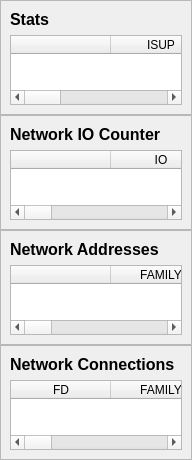
                <widget class="QWidget" name="scrollAreaWidgetContents">
                 <property name="geometry">
                  <rect>
                   <x>0</x>
                   <y>0</y>
                   <width>192</width>
                   <height>448</height>
                  </rect>
                 </property>
                 <layout class="QVBoxLayout" name="verticalLayout_13">
                  <property name="spacing">
                   <number>0</number>
                  </property>
                  <property name="leftMargin">
                   <number>0</number>
                  </property>
                  <property name="topMargin">
                   <number>0</number>
                  </property>
                  <property name="rightMargin">
                   <number>0</number>
                  </property>
                  <property name="bottomMargin">
                   <number>0</number>
                  </property>
                  <item>
                   <widget class="QFrame" name="frame_5">
                    <property name="frameShape">
                     <enum>QFrame::StyledPanel</enum>
                    </property>
                    <property name="frameShadow">
                     <enum>QFrame::Raised</enum>
                    </property>
                    <layout class="QVBoxLayout" name="verticalLayout_14">
                     <item>
                      <widget class="QLabel" name="label_58">
                       <property name="font">
                        <font>
                         <pointsize>12</pointsize>
                         <weight>75</weight>
                         <bold>true</bold>
                        </font>
                       </property>
                       <property name="text">
                        <string>Stats</string>
                       </property>
                      </widget>
                     </item>
                     <item>
                      <widget class="QTableWidget" name="tableWidget_4">
                       <column>
                        <property name="text">
                         <string/>
                        </property>
                       </column>
                       <column>
                        <property name="text">
                         <string>ISUP</string>
                        </property>
                       </column>
                       <column>
                        <property name="text">
                         <string>Duplex</string>
                        </property>
                       </column>
                       <column>
                        <property name="text">
                         <string>MTU</string>
                        </property>
                       </column>
                      </widget>
                     </item>
                    </layout>
                   </widget>
                  </item>
                  <item>
                   <widget class="QFrame" name="frame_12">
                    <property name="frameShape">
                     <enum>QFrame::StyledPanel</enum>
                    </property>
                    <property name="frameShadow">
                     <enum>QFrame::Raised</enum>
                    </property>
                    <layout class="QVBoxLayout" name="verticalLayout_15">
                     <item>
                      <widget class="QLabel" name="label_59">
                       <property name="font">
                        <font>
                         <pointsize>12</pointsize>
                         <weight>75</weight>
                         <bold>true</bold>
                        </font>
                       </property>
                       <property name="text">
                        <string>Network IO Counter</string>
                       </property>
                      </widget>
                     </item>
                     <item>
                      <widget class="QTableWidget" name="tableWidget_5">
                       <column>
                        <property name="text">
                         <string/>
                        </property>
                       </column>
                       <column>
                        <property name="text">
                         <string>IO</string>
                        </property>
                       </column>
                       <column>
                        <property name="text">
                         <string>BYTES SENT</string>
                        </property>
                       </column>
                       <column>
                        <property name="text">
                         <string>BYTES RECEIVED</string>
                        </property>
                       </column>
                       <column>
                        <property name="text">
                         <string>PACKETS SENT</string>
                        </property>
                       </column>
                       <column>
                        <property name="text">
                         <string>PACKETS RECEIVED</string>
                        </property>
                       </column>
                       <column>
                        <property name="text">
                         <string>ERR IN</string>
                        </property>
                       </column>
                       <column>
                        <property name="text">
                         <string>ERR OUT</string>
                        </property>
                       </column>
                       <column>
                        <property name="text">
                         <string>DROP OUT</string>
                        </property>
                       </column>
                      </widget>
                     </item>
                    </layout>
                   </widget>
                  </item>
                  <item>
                   <widget class="QFrame" name="frame_13">
                    <property name="frameShape">
                     <enum>QFrame::StyledPanel</enum>
                    </property>
                    <property name="frameShadow">
                     <enum>QFrame::Raised</enum>
                    </property>
                    <layout class="QVBoxLayout" name="verticalLayout_16">
                     <item>
                      <widget class="QLabel" name="label_60">
                       <property name="font">
                        <font>
                         <pointsize>12</pointsize>
                         <weight>75</weight>
                         <bold>true</bold>
                        </font>
                       </property>
                       <property name="text">
                        <string>Network Addresses</string>
                       </property>
                      </widget>
                     </item>
                     <item>
                      <widget class="QTableWidget" name="tableWidget_6">
                       <column>
                        <property name="text">
                         <string/>
                        </property>
                       </column>
                       <column>
                        <property name="text">
                         <string>FAMILY</string>
                        </property>
                       </column>
                       <column>
                        <property name="text">
                         <string>ADDRESSES</string>
                        </property>
                       </column>
                       <column>
                        <property name="text">
                         <string>NETMASK</string>
                        </property>
                       </column>
                       <column>
                        <property name="text">
                         <string>BROADCAST</string>
                        </property>
                       </column>
                       <column>
                        <property name="text">
                         <string>PTP</string>
                        </property>
                       </column>
                      </widget>
                     </item>
                    </layout>
                   </widget>
                  </item>
                  <item>
                   <widget class="QFrame" name="frame_14">
                    <property name="frameShape">
                     <enum>QFrame::StyledPanel</enum>
                    </property>
                    <property name="frameShadow">
                     <enum>QFrame::Raised</enum>
                    </property>
                    <layout class="QVBoxLayout" name="verticalLayout_17">
                     <item>
                      <widget class="QLabel" name="label_61">
                       <property name="font">
                        <font>
                         <pointsize>12</pointsize>
                         <weight>75</weight>
                         <bold>true</bold>
                        </font>
                       </property>
                       <property name="text">
                        <string>Network Connections</string>
                       </property>
                      </widget>
                     </item>
                     <item>
                      <widget class="QTableWidget" name="tableWidget_7">
                       <column>
                        <property name="text">
                         <string>FD</string>
                        </property>
                       </column>
                       <column>
                        <property name="text">
                         <string>FAMILY</string>
                        </property>
                       </column>
                       <column>
                        <property name="text">
                         <string>FAMILY</string>
                        </property>
                       </column>
                       <column>
                        <property name="text">
                         <string>RADDR</string>
                        </property>
                       </column>
                       <column>
                        <property name="text">
                         <string>STATUS</string>
                        </property>
                       </column>
                       <column>
                        <property name="text">
                         <string>PID</string>
                        </property>
                       </column>
                      </widget>
                     </item>
                    </layout>
                   </widget>
                  </item>
                 </layout>
                </widget>
